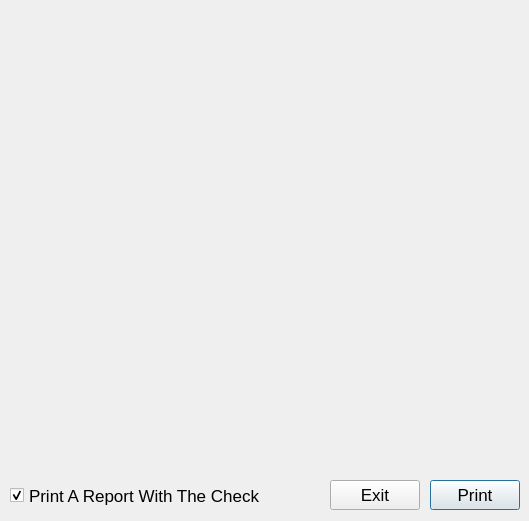
<?xml version="1.0" encoding="UTF-8"?>
<ui version="4.0">
 <class>BuyerChecksDialog</class>
 <widget class="QDialog" name="BuyerChecksDialog">
  <property name="windowModality">
   <enum>Qt::ApplicationModal</enum>
  </property>
  <property name="geometry">
   <rect>
    <x>0</x>
    <y>0</y>
    <width>529</width>
    <height>521</height>
   </rect>
  </property>
  <property name="font">
   <font>
    <pointsize>13</pointsize>
   </font>
  </property>
  <property name="windowTitle">
   <string>Print Buyer Checks</string>
  </property>
  <widget class="QPushButton" name="printButton">
   <property name="geometry">
    <rect>
     <x>430</x>
     <y>480</y>
     <width>90</width>
     <height>30</height>
    </rect>
   </property>
   <property name="text">
    <string>Print</string>
   </property>
  </widget>
  <widget class="QPushButton" name="cancelButton">
   <property name="geometry">
    <rect>
     <x>330</x>
     <y>480</y>
     <width>90</width>
     <height>30</height>
    </rect>
   </property>
   <property name="text">
    <string>Exit</string>
   </property>
  </widget>
  <widget class="Q3ListBox" name="buyerList">
   <property name="geometry">
    <rect>
     <x>10</x>
     <y>20</y>
     <width>510</width>
     <height>450</height>
    </rect>
   </property>
   <property name="font">
    <font>
     <family>Bitstream Vera Sans Mono</family>
     <pointsize>13</pointsize>
    </font>
   </property>
   <property name="selectionMode">
    <enum>Q3ListBox::Multi</enum>
   </property>
  </widget>
  <widget class="QCheckBox" name="reportCheckBox">
   <property name="geometry">
    <rect>
     <x>10</x>
     <y>480</y>
     <width>311</width>
     <height>31</height>
    </rect>
   </property>
   <property name="text">
    <string>Print A Report With The Check</string>
   </property>
   <property name="checked">
    <bool>true</bool>
   </property>
  </widget>
 </widget>
 <layoutdefault spacing="6" margin="11"/>
 <pixmapfunction>qPixmapFromMimeSource</pixmapfunction>
 <customwidgets>
  <customwidget>
   <class>Q3Frame</class>
   <extends>QFrame</extends>
   <header>Qt3Support/Q3Frame</header>
   <container>1</container>
  </customwidget>
  <customwidget>
   <class>Q3ListBox</class>
   <extends>Q3Frame</extends>
   <header>q3listbox.h</header>
  </customwidget>
 </customwidgets>
 <includes>
  <include location="local">dao/commissiondao.h</include>
  <include location="local">types/invoice.h</include>
  <include location="local">dao/invoicedao.h</include>
  <include location="local">dao/checkdao.h</include>
  <include location="local">dao/setupdao.h</include>
  <include location="local">reports/textcheck.h</include>
  <include location="local">dao/printerdao.h</include>
  <include location="local">reports/buyercheckreport.h</include>
 </includes>
 <resources/>
 <connections/>
</ui>
